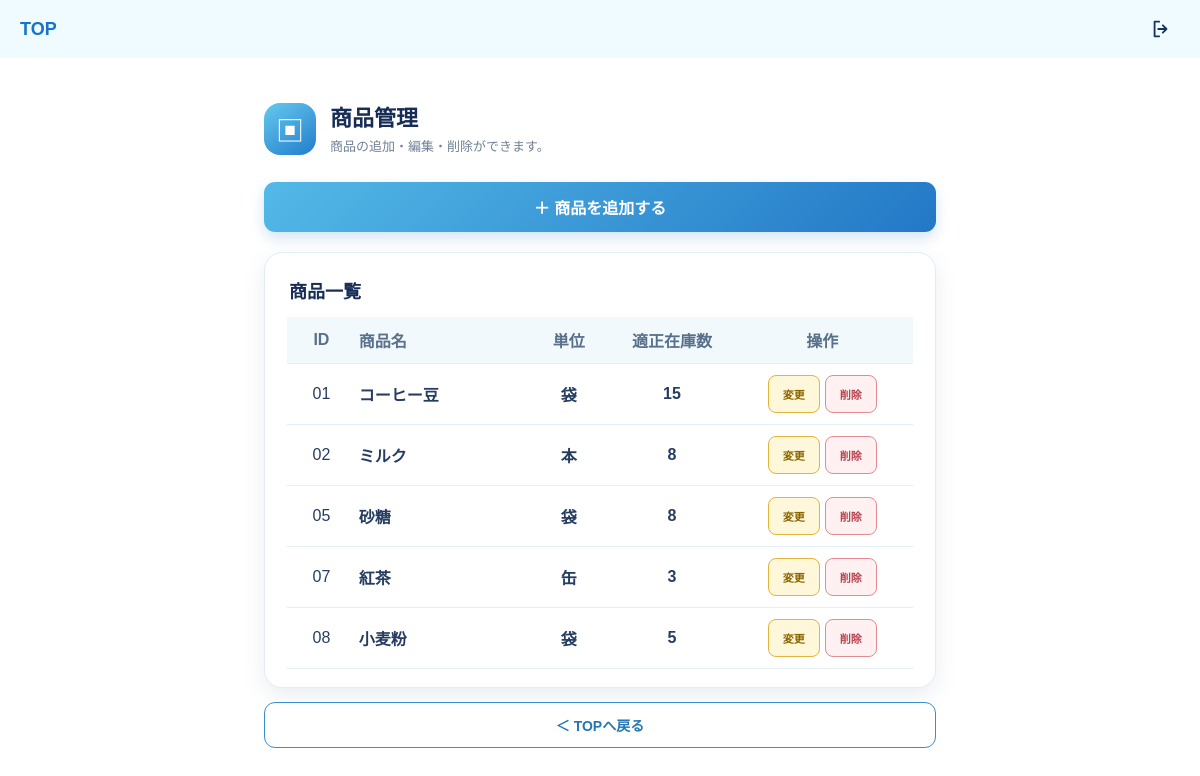
Page /products (signed in) on the earlier database version.
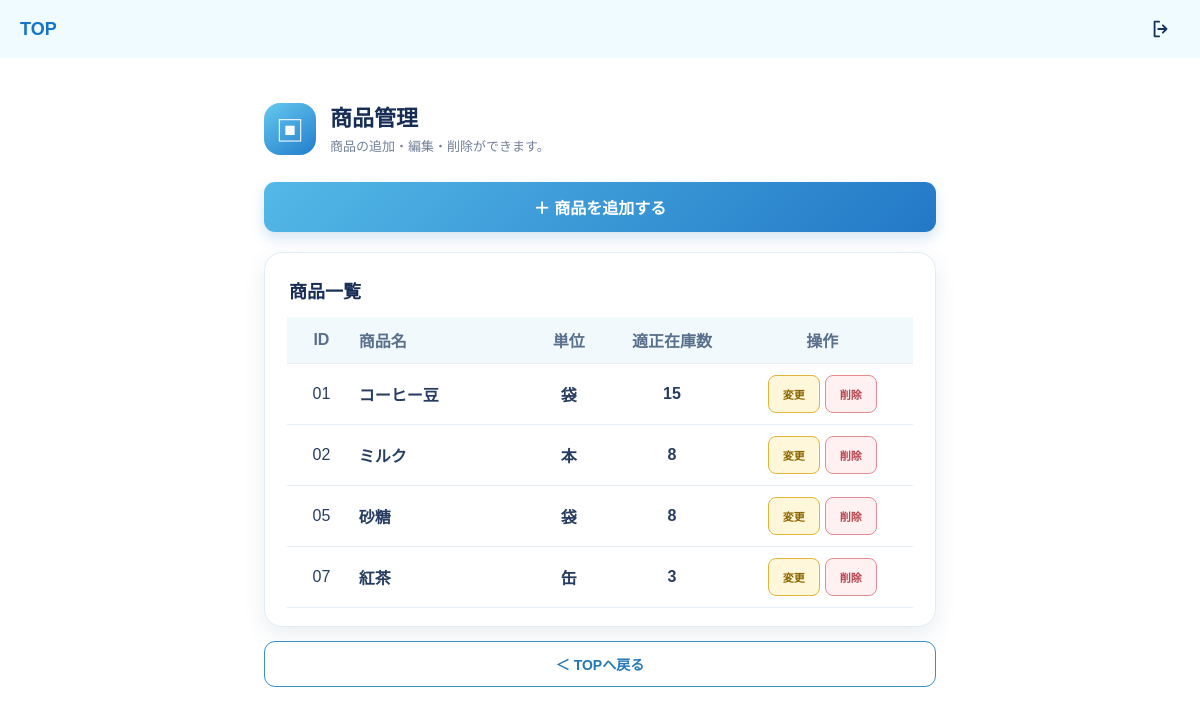
Same page on the later database version.
### tables this page shows
CREATE TABLE products (
    id INTEGER PRIMARY KEY AUTOINCREMENT,
    name TEXT NOT NULL,
    stock INTEGER NOT NULL DEFAULT 0,
    proper_stock INTEGER NOT NULL
, unit TEXT);

### app.py (the view)
@app.route("/products")
@login_required
def product_list():
    conn = get_db_connection()
    products = conn.execute(
        "SELECT * FROM products ORDER BY id"
    ).fetchall()
    conn.close()
    return render_template(
        "product_list.html",
        products=products
    )

### app.py (called while the page is built)
def get_db_connection():
    conn = sqlite3.connect("inventory.db")
    conn.row_factory = sqlite3.Row
    product_columns = {
        row[1] for row in conn.execute("PRAGMA table_info(products)")
    }
    if product_columns and "unit" not in product_columns:
        conn.execute("ALTER TABLE products ADD COLUMN unit TEXT")
        conn.commit()
    columns = {
        row[1] for row in conn.execute("PRAGMA table_info(transactions)")
    }
    if columns and "product_id" not in columns:
        conn.execute("ALTER TABLE transactions ADD COLUMN product_id INTEGER")
        conn.commit()
    if columns and "user_id" not in columns:
        conn.execute("ALTER TABLE transactions ADD COLUMN user_id INTEGER")
        conn.commit()
    return conn

@login_manager.user_loader
def load_user(user_id):
    conn = get_db_connection()
    user_record = conn.execute(
        "SELECT id, username, password_hash FROM users WHERE id = ?",
        (user_id,)
    ).fetchone()
    conn.close()
    if user_record is None:
        return None
    return User(
        user_record["id"],
        user_record["username"],
        user_record["password_hash"]
    )

### templates/product_list.html (shortened to what this page needs)
<!DOCTYPE html>
{% extends "base.html" %}
{% block site_header %}
<header class="top-header">
    <a class="top-header__brand" href="{{ url_for('home') }}">TOP</a>
    {% if current_user.is_authenticated %}
    <a class="top-header__logout-icon" href="{{ url_for('logout') }}" aria-label="ログアウト" title="ログアウト">
        <svg viewBox="0 0 24 24" aria-hidden="true" focusable="false">
            <path d="M10 4H5v16h5M14 8l4 4-4 4M18 12H9" />
        </svg>
    </a>
    {% endif %}
</header>
{% endblock %}
{% block content %}
<div class="product-page product-list-page">
    <section class="product-heading">
        <div class="product-heading__icon" aria-hidden="true">▣</div>
        <div>
            <h1>商品管理</h1>
            <p>商品の追加・編集・削除ができます。</p>
        </div>
    </section>
    <a class="product-add-button" href="{{ url_for('add_product_master') }}">＋ 商品を追加する</a>
    <section class="product-table-card" aria-labelledby="product-table-heading">
        <h2 id="product-table-heading">商品一覧</h2>
        <div class="product-table-wrap">
            <table class="product-table">
                <thead>
                    <tr>
                        <th scope="col">ID</th>
                        <th scope="col">商品名</th>
                        <th scope="col">単位</th>
                        <th scope="col">適正在庫数</th>
                        <th scope="col">操作</th>
                    </tr>
                </thead>
                <tbody>
                    {% for product in products %}
                    <tr>
                        <td>{{ "%02d"|format(product.id) }}</td>
                        <td>{{ product.name }}</td>
                        <td>{{ product.unit or "未設定" }}</td>
                        <td>{{ product.proper_stock }}</td>
                        <td class="product-actions">
                            <a class="product-edit-button" href="{{ url_for('edit_product', product_id=product.id) }}">変更</a>
                            <form method="POST" action="{{ url_for('delete_product', product_id=product.id) }}" onsubmit="return confirm('この商品を削除しますか？');">
                                <button class="product-delete-button" type="submit">削除</button>
                            </form>
                        </td>
                    </tr>
                    {% else %}
                    <tr><td class="product-table__empty" colspan="5">商品が登録されていません</td></tr>
                    {% endfor %}
                </tbody>
            </table>
        </div>
    </section>
    <a class="product-page__top" href="{{ url_for('home') }}">＜ TOPへ戻る</a>
</div>
{% endblock %}

Differences in the rows shown:
removed products: id "08", name "小麦粉", unit "袋", proper_stock "5"
